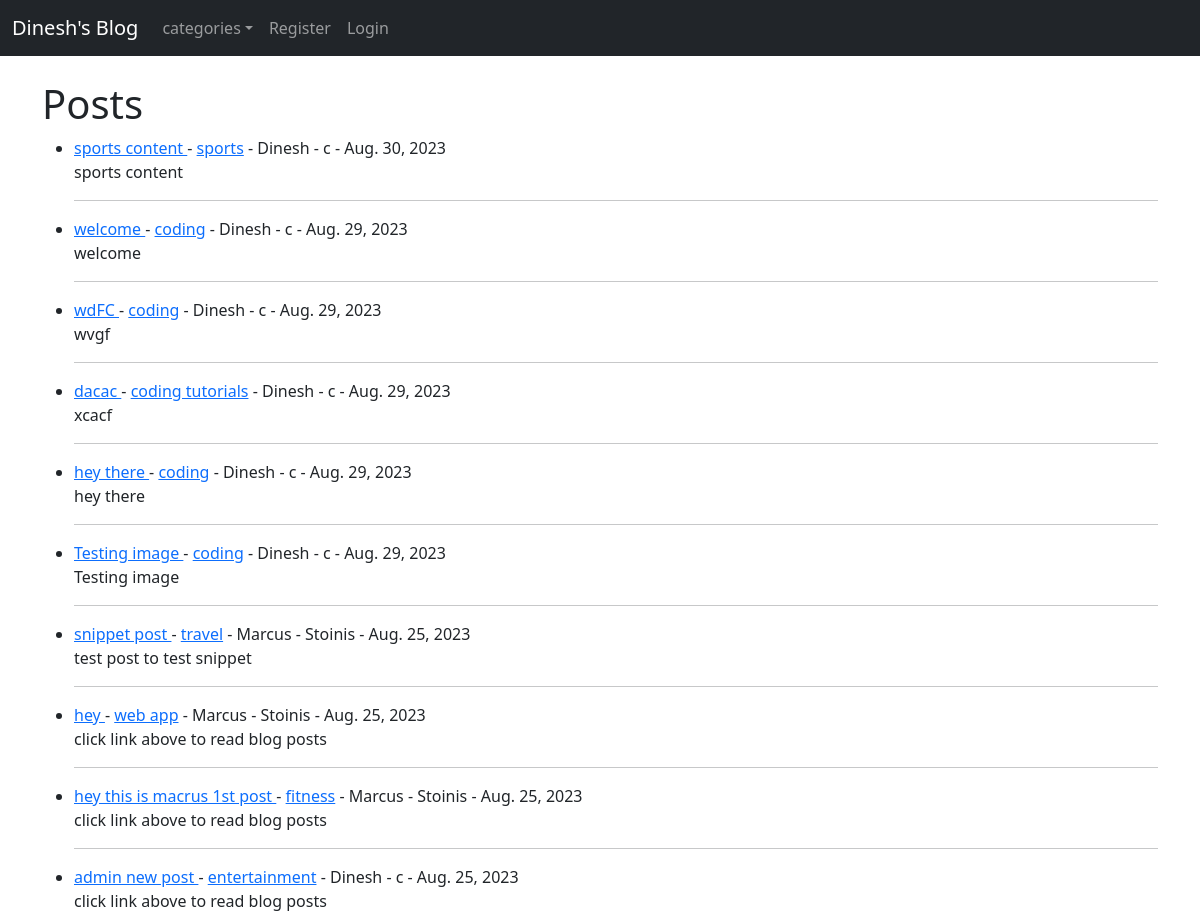
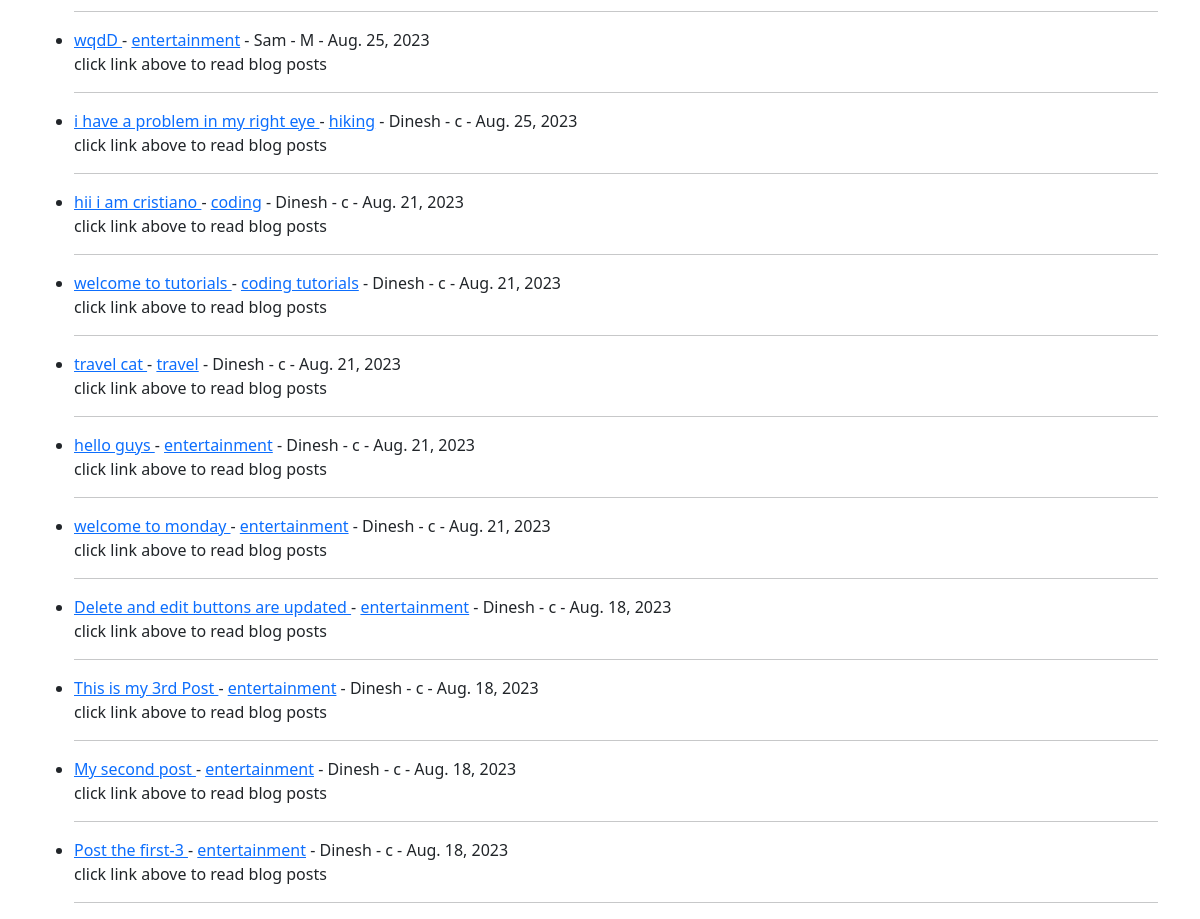
The page / on the database its author committed (2 pictures, top to bottom).
### theblog/models.py (models this page shows, shortened)
class Post(models.Model):
    title = models.CharField(max_length=255)
    title_tag = models.CharField(max_length=255)
    header_image = models.ImageField(blank=True,null=True,upload_to="images/")
    author = models.ForeignKey(User,on_delete=models.CASCADE)
    body = RichTextField(blank=True,null=True)
    post_date = models.DateField(auto_now_add=True)
    category = models.CharField(max_length=255,default='entertainment')
    snippet = models.CharField(max_length=255)

### theblog/views.py (the view)
# urls.py: path('',HomeView.as_view(),name='home'),
class HomeView(ListView):
    model = Post
    template_name = 'home.html'
    ordering = ['-id']
    '''def get_context_data(self,*args,**kwargs):
        cat_menu = Category.objects.all()
        context = super(HomeView,self).get_context_data(*args,**kwargs)
        context['cat_menu'] = context
        return context'''
    def get_context_data(self,*args,**kwargs):
        cat_menu = Category.objects.all()
        context= super(HomeView,self).get_context_data(*args,**kwargs)
        context["cat_menu"] = cat_menu
        return context

### theblog/models.py (called while the page is built)
    def __str__(self):
        return self.name

### theblog/templates/home.html (shortened to what this page needs)
{% extends 'base.html' %}
{% block content %}
<h1>Posts</h1>
<ul>
{% for post in object_list %}
    <li>
        <a href="{% url 'article-detail' post.pk %}">{{post.title}} </a>  -
        <a href="{% url 'category' post.category|slugify %}">{{post.category}}</a> -
        {{ post.author.first_name }} -
        {{ post.author.last_name }} -
        {{post.post_date}}
        <br>
        {{post.snippet}}
        <hr>
    </li>
{% endfor %}
</ul>
{% endblock %}

### theblog/templates/base.html (shortened to what this page needs)
<!doctype html>
<html lang="en">
  <head>
    <link href="https://cdn.jsdelivr.net/npm/bootstrap@5.1.3/dist/css/bootstrap.min.css" rel="stylesheet">
  </head>
  <body>
    <nav class="navbar navbar-expand-lg navbar-dark bg-dark">
        <div class="container-fluid">
          <a class="navbar-brand" href="{% url 'home' %}">Dinesh's Blog</a>
          <div class="collapse navbar-collapse" id="navbarSupportedContent">
            <ul class="navbar-nav me-auto mb-2 mb-lg-0">
              {% if cat_menu %}
              <li class="nav-item dropdown">
                <a class="nav-link dropdown-toggle" href="#" id="navbarDropdown" role="button"
                data-bs-toggle="dropdown" aria-expanded="false">categories</a>
                </li>
                {% else %}
                <li class="nav-item">
                  <a class="nav-link active" aria-current="page" href="{% url 'category-list' %}">Catgories</a>
                </li>
                {% endif %}
              {% if user.is_authenticated %}
              <li class="nav-item">
                  <a class="nav-link active"  href="{% url 'add_post' %}">Add Post</a>
              </li>
              <li class="nav-item">
                <a class="nav-link" href="{% url 'add_category' %}">Add category </a>
              </li>
              <li class="nav-item">
                <a class="nav-link" href="{% url 'edit_profile' %}">Edit profile</a>
              </li>
              <li class="nav-item">
                  <a class="nav-link" href="{% url 'logout' %}">Logout</a>
              </li>
              {% else %}
                <li class="nav-item">
                  <a class="nav-link" href="{% url 'register' %}">Register</a>
                </li>
                <li class="nav-item">
                  <a class="nav-link" href="{% url 'login' %}">Login</a>
                </li>
              {% endif %}
            </ul>
            <ul class="navbar-nav ml-auto">
              <li class="nav-item">
                <a class="nav-link" href="{% url 'login' %}">
                </a>
              </li>
              </ul>
          </div>
        </div>
      </nav>
    <br>
    <div class="container">
        {% block content %}
        {% endblock %}
    </div>
  </body>
</html>

### rows shown on the page
Post: title "sports content", category "sports", author.first_name "Dinesh", author.last_name "c", post_date "Aug. 30, 2023", snippet "sports content"
Post: title "welcome", category "coding", author.first_name "Dinesh", author.last_name "c", post_date "Aug. 29, 2023", snippet "welcome"
Post: title "wdFC", category "coding", author.first_name "Dinesh", author.last_name "c", post_date "Aug. 29, 2023", snippet "wvgf"
Post: title "dacac", category "coding tutorials", author.first_name "Dinesh", author.last_name "c", post_date "Aug. 29, 2023", snippet "xcacf"
Post: title "hey there", category "coding", author.first_name "Dinesh", author.last_name "c", post_date "Aug. 29, 2023", snippet "hey there"
Post: title "Testing image", category "coding", author.first_name "Dinesh", author.last_name "c", post_date "Aug. 29, 2023", snippet "Testing image"
Post: title "snippet post", category "travel", author.first_name "Marcus", author.last_name "Stoinis", post_date "Aug. 25, 2023", snippet "test post to test snippet"
Post: title "hey", category "web app", author.first_name "Marcus", author.last_name "Stoinis", post_date "Aug. 25, 2023", snippet "click link above to read blog posts"
Post: title "hey this is macrus 1st post", category "fitness", author.first_name "Marcus", author.last_name "Stoinis", post_date "Aug. 25, 2023", snippet "click link above to read blog posts"
Post: title "admin new post", category "entertainment", author.first_name "Dinesh", author.last_name "c", post_date "Aug. 25, 2023", snippet "click link above to read blog posts"
Post: title "wqdD", category "entertainment", author.first_name "Sam", author.last_name "M", post_date "Aug. 25, 2023", snippet "click link above to read blog posts"
Post: title "i have a problem in my right eye", category "hiking", author.first_name "Dinesh", author.last_name "c", post_date "Aug. 25, 2023", snippet "click link above to read blog posts"
Post: title "hii i am cristiano", category "coding", author.first_name "Dinesh", author.last_name "c", post_date "Aug. 21, 2023", snippet "click link above to read blog posts"
Post: title "welcome to tutorials", category "coding tutorials", author.first_name "Dinesh", author.last_name "c", post_date "Aug. 21, 2023", snippet "click link above to read blog posts"
Post: title "travel cat", category "travel", author.first_name "Dinesh", author.last_name "c", post_date "Aug. 21, 2023", snippet "click link above to read blog posts"
Post: title "hello guys", category "entertainment", author.first_name "Dinesh", author.last_name "c", post_date "Aug. 21, 2023", snippet "click link above to read blog posts"
Post: title "welcome to monday", category "entertainment", author.first_name "Dinesh", author.last_name "c", post_date "Aug. 21, 2023", snippet "click link above to read blog posts"
Post: title "Delete and edit buttons are updated", category "entertainment", author.first_name "Dinesh", author.last_name "c", post_date "Aug. 18, 2023", snippet "click link above to read blog posts"
Post: title "This is my 3rd Post", category "entertainment", author.first_name "Dinesh", author.last_name "c", post_date "Aug. 18, 2023", snippet "click link above to read blog posts"
Post: title "My second post", category "entertainment", author.first_name "Dinesh", author.last_name "c", post_date "Aug. 18, 2023", snippet "click link above to read blog posts"
Post: title "Post the first-3", category "entertainment", author.first_name "Dinesh", author.last_name "c", post_date "Aug. 18, 2023", snippet "click link above to read blog posts"
